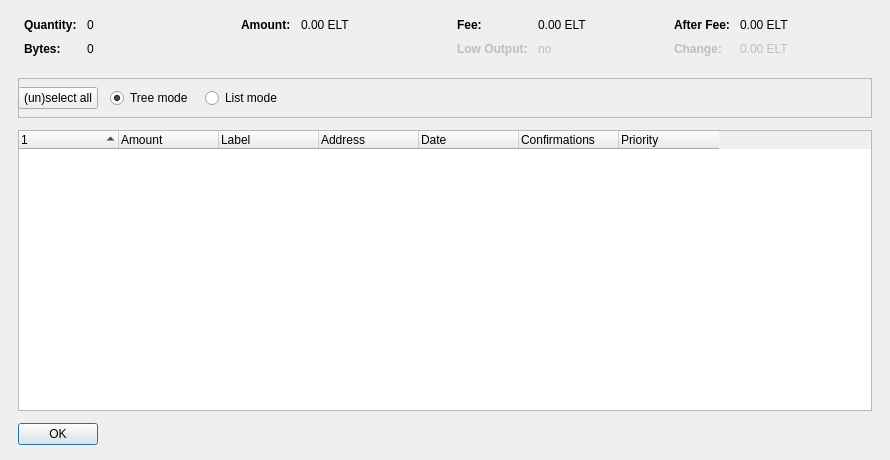
<?xml version="1.0" encoding="UTF-8"?>
<ui version="4.0">
 <class>CoinControlDialog</class>
 <widget class="QDialog" name="CoinControlDialog">
  <property name="geometry">
   <rect>
    <x>0</x>
    <y>0</y>
    <width>890</width>
    <height>460</height>
   </rect>
  </property>
  <property name="windowTitle">
   <string>Coin Control</string>
  </property>
  <layout class="QVBoxLayout" name="verticalLayout">
   <property name="spacing">
    <number>12</number>
   </property>
   <property name="leftMargin">
    <number>18</number>
   </property>
   <property name="topMargin">
    <number>18</number>
   </property>
   <property name="rightMargin">
    <number>18</number>
   </property>
   <property name="bottomMargin">
    <number>15</number>
   </property>
   <item>
    <layout class="QHBoxLayout" name="horizontalLayoutTop" stretch="0,0,0,0">
     <property name="topMargin">
      <number>0</number>
     </property>
     <property name="bottomMargin">
      <number>10</number>
     </property>
     <item>
      <layout class="QFormLayout" name="formLayoutCoinControl1">
       <property name="horizontalSpacing">
        <number>10</number>
       </property>
       <property name="verticalSpacing">
        <number>10</number>
       </property>
       <property name="leftMargin">
        <number>6</number>
       </property>
       <property name="rightMargin">
        <number>6</number>
       </property>
       <item row="0" column="0">
        <widget class="QLabel" name="labelCoinControlQuantityText">
         <property name="styleSheet">
          <string notr="true">font-weight:bold;</string>
         </property>
         <property name="text">
          <string>Quantity:</string>
         </property>
        </widget>
       </item>
       <item row="0" column="1">
        <widget class="QLabel" name="labelCoinControlQuantity">
         <property name="cursor">
          <cursorShape>IBeamCursor</cursorShape>
         </property>
         <property name="contextMenuPolicy">
          <enum>Qt::ActionsContextMenu</enum>
         </property>
         <property name="text">
          <string notr="true">0</string>
         </property>
         <property name="textInteractionFlags">
          <set>Qt::LinksAccessibleByMouse|Qt::TextSelectableByKeyboard|Qt::TextSelectableByMouse</set>
         </property>
        </widget>
       </item>
       <item row="1" column="0">
        <widget class="QLabel" name="labelCoinControlBytesText">
         <property name="styleSheet">
          <string notr="true">font-weight:bold;</string>
         </property>
         <property name="text">
          <string>Bytes:</string>
         </property>
        </widget>
       </item>
       <item row="1" column="1">
        <widget class="QLabel" name="labelCoinControlBytes">
         <property name="cursor">
          <cursorShape>IBeamCursor</cursorShape>
         </property>
         <property name="contextMenuPolicy">
          <enum>Qt::ActionsContextMenu</enum>
         </property>
         <property name="text">
          <string notr="true">0</string>
         </property>
         <property name="textInteractionFlags">
          <set>Qt::LinksAccessibleByMouse|Qt::TextSelectableByKeyboard|Qt::TextSelectableByMouse</set>
         </property>
        </widget>
       </item>
      </layout>
     </item>
     <item>
      <layout class="QFormLayout" name="formLayoutCoinControl2">
       <property name="horizontalSpacing">
        <number>10</number>
       </property>
       <property name="verticalSpacing">
        <number>10</number>
       </property>
       <property name="leftMargin">
        <number>6</number>
       </property>
       <property name="rightMargin">
        <number>6</number>
       </property>
       <item row="0" column="0">
        <widget class="QLabel" name="labelCoinControlAmountText">
         <property name="styleSheet">
          <string notr="true">font-weight:bold;</string>
         </property>
         <property name="text">
          <string>Amount:</string>
         </property>
        </widget>
       </item>
       <item row="0" column="1">
        <widget class="QLabel" name="labelCoinControlAmount">
         <property name="cursor">
          <cursorShape>IBeamCursor</cursorShape>
         </property>
         <property name="contextMenuPolicy">
          <enum>Qt::ActionsContextMenu</enum>
         </property>
         <property name="text">
          <string notr="true">0.00 ELT</string>
         </property>
         <property name="textInteractionFlags">
          <set>Qt::LinksAccessibleByMouse|Qt::TextSelectableByKeyboard|Qt::TextSelectableByMouse</set>
         </property>
        </widget>
       </item>
      </layout>
     </item>
     <item>
      <layout class="QFormLayout" name="formLayoutCoinControl3">
       <property name="horizontalSpacing">
        <number>10</number>
       </property>
       <property name="verticalSpacing">
        <number>10</number>
       </property>
       <property name="leftMargin">
        <number>6</number>
       </property>
       <property name="rightMargin">
        <number>6</number>
       </property>
       <item row="0" column="0">
        <widget class="QLabel" name="labelCoinControlFeeText">
         <property name="styleSheet">
          <string notr="true">font-weight:bold;</string>
         </property>
         <property name="text">
          <string>Fee:</string>
         </property>
        </widget>
       </item>
       <item row="0" column="1">
        <widget class="QLabel" name="labelCoinControlFee">
         <property name="cursor">
          <cursorShape>IBeamCursor</cursorShape>
         </property>
         <property name="contextMenuPolicy">
          <enum>Qt::ActionsContextMenu</enum>
         </property>
         <property name="text">
          <string notr="true">0.00 ELT</string>
         </property>
         <property name="textInteractionFlags">
          <set>Qt::LinksAccessibleByMouse|Qt::TextSelectableByKeyboard|Qt::TextSelectableByMouse</set>
         </property>
        </widget>
       </item>
       <item row="1" column="0">
        <widget class="QLabel" name="labelCoinControlLowOutputText">
         <property name="enabled">
          <bool>false</bool>
         </property>
         <property name="styleSheet">
          <string notr="true">font-weight:bold;</string>
         </property>
         <property name="text">
          <string>Low Output:</string>
         </property>
        </widget>
       </item>
       <item row="1" column="1">
        <widget class="QLabel" name="labelCoinControlLowOutput">
         <property name="enabled">
          <bool>false</bool>
         </property>
         <property name="cursor">
          <cursorShape>IBeamCursor</cursorShape>
         </property>
         <property name="contextMenuPolicy">
          <enum>Qt::ActionsContextMenu</enum>
         </property>
         <property name="text">
          <string notr="true">no</string>
         </property>
         <property name="textInteractionFlags">
          <set>Qt::LinksAccessibleByMouse|Qt::TextSelectableByKeyboard|Qt::TextSelectableByMouse</set>
         </property>
        </widget>
       </item>
      </layout>
     </item>
     <item>
      <layout class="QFormLayout" name="formLayoutCoinControl4">
       <property name="horizontalSpacing">
        <number>10</number>
       </property>
       <property name="verticalSpacing">
        <number>10</number>
       </property>
       <property name="leftMargin">
        <number>6</number>
       </property>
       <property name="rightMargin">
        <number>6</number>
       </property>
       <item row="0" column="0">
        <widget class="QLabel" name="labelCoinControlAfterFeeText">
         <property name="styleSheet">
          <string notr="true">font-weight:bold;</string>
         </property>
         <property name="text">
          <string>After Fee:</string>
         </property>
        </widget>
       </item>
       <item row="0" column="1">
        <widget class="QLabel" name="labelCoinControlAfterFee">
         <property name="cursor">
          <cursorShape>IBeamCursor</cursorShape>
         </property>
         <property name="contextMenuPolicy">
          <enum>Qt::ActionsContextMenu</enum>
         </property>
         <property name="text">
          <string notr="true">0.00 ELT</string>
         </property>
         <property name="textInteractionFlags">
          <set>Qt::LinksAccessibleByMouse|Qt::TextSelectableByKeyboard|Qt::TextSelectableByMouse</set>
         </property>
        </widget>
       </item>
       <item row="1" column="0">
        <widget class="QLabel" name="labelCoinControlChangeText">
         <property name="enabled">
          <bool>false</bool>
         </property>
         <property name="styleSheet">
          <string notr="true">font-weight:bold;</string>
         </property>
         <property name="text">
          <string>Change:</string>
         </property>
        </widget>
       </item>
       <item row="1" column="1">
        <widget class="QLabel" name="labelCoinControlChange">
         <property name="enabled">
          <bool>false</bool>
         </property>
         <property name="cursor">
          <cursorShape>IBeamCursor</cursorShape>
         </property>
         <property name="contextMenuPolicy">
          <enum>Qt::ActionsContextMenu</enum>
         </property>
         <property name="text">
          <string notr="true">0.00 ELT</string>
         </property>
         <property name="textInteractionFlags">
          <set>Qt::LinksAccessibleByMouse|Qt::TextSelectableByKeyboard|Qt::TextSelectableByMouse</set>
         </property>
        </widget>
       </item>
      </layout>
     </item>
    </layout>
   </item>
   <item>
    <widget class="QFrame" name="frame">
     <property name="minimumSize">
      <size>
       <width>0</width>
       <height>40</height>
      </size>
     </property>
     <property name="frameShape">
      <enum>QFrame::StyledPanel</enum>
     </property>
     <property name="frameShadow">
      <enum>QFrame::Sunken</enum>
     </property>
     <widget class="QWidget" name="horizontalLayoutWidget">
      <property name="geometry">
       <rect>
        <x>0</x>
        <y>0</y>
        <width>781</width>
        <height>41</height>
       </rect>
      </property>
      <layout class="QHBoxLayout" name="horizontalLayoutPanel" stretch="0,0,0,0">
       <property name="spacing">
        <number>12</number>
       </property>
       <item>
        <widget class="QPushButton" name="pushButtonSelectAll">
         <property name="sizePolicy">
          <sizepolicy hsizetype="Maximum" vsizetype="Fixed">
           <horstretch>0</horstretch>
           <verstretch>0</verstretch>
          </sizepolicy>
         </property>
         <property name="text">
          <string>(un)select all</string>
         </property>
        </widget>
       </item>
       <item>
        <widget class="QRadioButton" name="radioTreeMode">
         <property name="sizePolicy">
          <sizepolicy hsizetype="Maximum" vsizetype="Fixed">
           <horstretch>0</horstretch>
           <verstretch>0</verstretch>
          </sizepolicy>
         </property>
         <property name="text">
          <string>Tree mode</string>
         </property>
         <property name="checked">
          <bool>true</bool>
         </property>
        </widget>
       </item>
       <item>
        <widget class="QRadioButton" name="radioListMode">
         <property name="sizePolicy">
          <sizepolicy hsizetype="Maximum" vsizetype="Fixed">
           <horstretch>0</horstretch>
           <verstretch>0</verstretch>
          </sizepolicy>
         </property>
         <property name="text">
          <string>List mode</string>
         </property>
        </widget>
       </item>
       <item>
        <spacer name="horizontalSpacer">
         <property name="orientation">
          <enum>Qt::Horizontal</enum>
         </property>
         <property name="sizeHint" stdset="0">
          <size>
           <width>40</width>
           <height>20</height>
          </size>
         </property>
        </spacer>
       </item>
      </layout>
     </widget>
    </widget>
   </item>
   <item>
    <widget class="CoinControlTreeWidget" name="treeWidget">
     <property name="contextMenuPolicy">
      <enum>Qt::CustomContextMenu</enum>
     </property>
     <property name="horizontalScrollBarPolicy">
      <enum>Qt::ScrollBarAlwaysOff</enum>
     </property>
     <property name="sortingEnabled">
      <bool>false</bool>
     </property>
     <property name="columnCount">
      <number>7</number>
     </property>
     <attribute name="headerShowSortIndicator" stdset="0">
      <bool>true</bool>
     </attribute>
     <attribute name="headerStretchLastSection">
      <bool>false</bool>
     </attribute>
     <column>
      <property name="text">
       <string/>
      </property>
     </column>
     <column>
      <property name="text">
       <string>Amount</string>
      </property>
     </column>
     <column>
      <property name="text">
       <string>Label</string>
      </property>
     </column>
     <column>
      <property name="text">
       <string>Address</string>
      </property>
     </column>
     <column>
      <property name="text">
       <string>Date</string>
      </property>
     </column>
     <column>
      <property name="text">
       <string>Confirmations</string>
      </property>
      <property name="toolTip">
       <string>Confirmed</string>
      </property>
     </column>
     <column>
      <property name="text">
       <string>Priority</string>
      </property>
     </column>
    </widget>
   </item>
   <item>
    <widget class="QDialogButtonBox" name="buttonBox">
     <property name="sizePolicy">
      <sizepolicy hsizetype="Maximum" vsizetype="Fixed">
       <horstretch>0</horstretch>
       <verstretch>0</verstretch>
      </sizepolicy>
     </property>
     <property name="orientation">
      <enum>Qt::Horizontal</enum>
     </property>
     <property name="standardButtons">
      <set>QDialogButtonBox::Ok</set>
     </property>
    </widget>
   </item>
  </layout>
 </widget>
 <customwidgets>
  <customwidget>
   <class>CoinControlTreeWidget</class>
   <extends>QTreeWidget</extends>
   <header>coincontroltreewidget.h</header>
  </customwidget>
 </customwidgets>
 <resources/>
 <connections/>
</ui>
